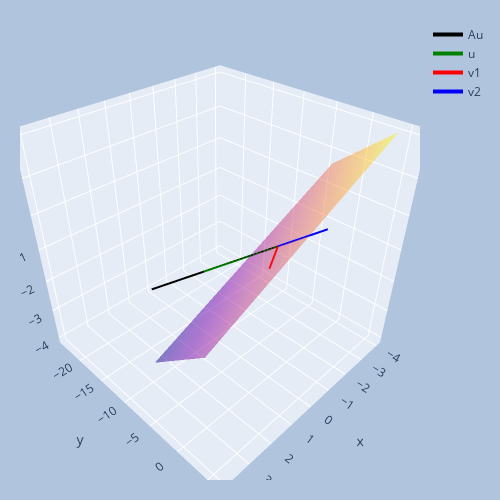

Source (notebook cell):
### Code cell
A = np.array([[4, -1, 6],
              [2, 1, 6],
              [2, -1, 8]])

v1 = np.array([1, 2, 0])
v2 = np.array([0, 6, 1])

u = -0*v1 - 2*v2
print('u:', u)
Au = A @ u

import plotly.graph_objects as go

xx, yy = np.meshgrid(range(-4,5), range(-4,5))
normal = np.cross(v1, v2)
print('normal vector(generate plane):', normal)
zz = -(normal[0] * xx + normal[1]*yy) / normal[2] 

fig = go.Figure()
fig.add_trace(go.Surface(x=xx, y=yy, z=zz, opacity=0.5, showscale=False, name='Autoespaço'))

fig.add_trace(go.Scatter3d(x=[0, Au[0]], y=[0, Au[1]], z=[0, Au[2]], 
                           mode='lines', line=dict(width=4, color='black'), 
                           name='Au'))

fig.add_trace(go.Scatter3d(x=[0, u[0]], y=[0, u[1]], z=[0, u[2]], 
                           mode='lines', line=dict(width=4, color='green'), 
                           name='u'))

fig.add_trace(go.Scatter3d(x=[0, v1[0]], y=[0, v1[1]], z=[0, v1[2]], 
                           mode='lines', line=dict(width=4, color='red'), 
                           name='v1'))

fig.add_trace(go.Scatter3d(x=[0, v2[0]], y=[0, v2[1]], z=[0, v2[2]], 
                           mode='lines', line=dict(width=4, color='blue'), 
                           name='v2'))

fig.update_layout(scene_aspectmode='cube', autosize=False, width=500, height=500, 
                  margin=dict(l=20, r=20, b=20, t=20, pad=4 ), 
                  paper_bgcolor="LightSteelBlue")

fig.show()

### Figure 1 — Plotly figure (JSON) as saved in the notebook; plotly's stock layout.template omitted (floating-point values rounded to 4 significant figures)
{"data": [{"name": "Autoespaço", "opacity": 0.5, "showscale": false, "type": "surface", "x": [[-4, -3, -2, -1, 0, 1, 2, 3, 4], [-4, -3, -2, -1, 0, 1, 2, 3, 4], [-4, -3, -2, -1, 0, 1, 2, 3, 4], [-4, -3, -2, -1, 0, 1, 2, 3, 4], [-4, -3, -2, -1, 0, 1, 2, 3, 4], [-4, -3, -2, -1, 0, 1, 2, 3, 4], [-4, -3, -2, -1, 0, 1, 2, 3, 4], [-4, -3, -2, -1, 0, 1, 2, 3, 4], [-4, -3, -2, -1, 0, 1, 2, 3, 4]], "y": [[-4, -4, -4, -4, -4, -4, -4, -4, -4], [-3, -3, -3, -3, -3, -3, -3, -3, -3], [-2, -2, -2, -2, -2, -2, -2, -2, -2], [-1, -1, -1, -1, -1, -1, -1, -1, -1], [0, 0, 0, 0, 0, 0, 0, 0, 0], [1, 1, 1, 1, 1, 1, 1, 1, 1], [2, 2, 2, 2, 2, 2, 2, 2, 2], [3, 3, 3, 3, 3, 3, 3, 3, 3], [4, 4, 4, 4, 4, 4, 4, 4, 4]], "z": [[0.6667, 0.3333, 0, -0.3333, -0.6667, -1, -1.333, -1.667, -2], [0.8333, 0.5, 0.1667, -0.1667, -0.5, -0.8333, -1.167, -1.5, -1.833], [1, 0.6667, 0.3333, 0, -0.3333, -0.6667, -1, -1.333, -1.667], [1.167, 0.8333, 0.5, 0.1667, -0.1667, -0.5, -0.8333, -1.167, -1.5], [1.333, 1, 0.6667, 0.3333, 0, -0.3333, -0.6667, -1, -1.333], [1.5, 1.167, 0.8333, 0.5, 0.1667, -0.1667, -0.5, -0.8333, -1.167], [1.667, 1.333, 1, 0.6667, 0.3333, 0, -0.3333, -0.6667, -1], [1.833, 1.5, 1.167, 0.8333, 0.5, 0.1667, -0.1667, -0.5, -0.8333], [2, 1.667, 1.333, 1, 0.6667, 0.3333, 0, -0.3333, -0.6667]]}, {"line": {"color": "black", "width": 4}, "mode": "lines", "name": "Au", "type": "scatter3d", "x": [0, 0], "y": [0, -24], "z": [0, -4]}, {"line": {"color": "green", "width": 4}, "mode": "lines", "name": "u", "type": "scatter3d", "x": [0, 0], "y": [0, -12], "z": [0, -2]}, {"line": {"color": "red", "width": 4}, "mode": "lines", "name": "v1", "type": "scatter3d", "x": [0, 1], "y": [0, 2], "z": [0, 0]}, {"line": {"color": "blue", "width": 4}, "mode": "lines", "name": "v2", "type": "scatter3d", "x": [0, 0], "y": [0, 6], "z": [0, 1]}], "layout": {"autosize": false, "height": 500, "margin": {"b": 20, "l": 20, "pad": 4, "r": 20, "t": 20}, "paper_bgcolor": "LightSteelBlue", "scene": {"aspectmode": "cube"}, "width": 500}}
